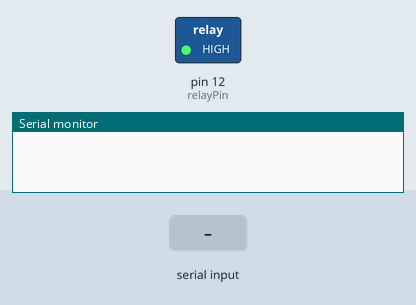
The sketch below on a simulated Arduino Uno, built with avr-gcc and run on an emulated ATmega328P. Shown: switched loads named in the sketch (green lamp = pin HIGH), the last lines printed to the serial monitor. Inputs (shaded band) come from the test bench.

Above: at 1.2 s.
1.3 s: "/led_on\n" received over the second serial link
At 1.8 s:
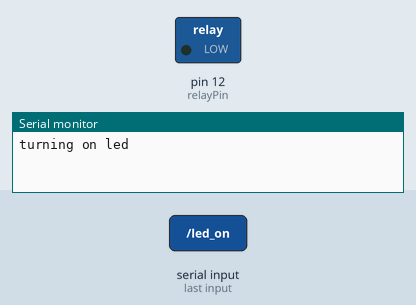
2.8 s: "/led_off\n" received over the second serial link
At 4.1 s:
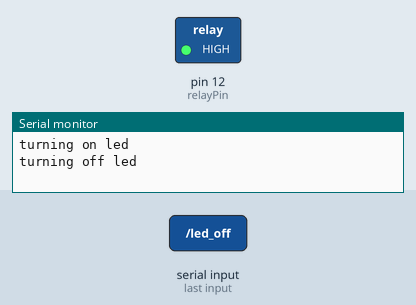
Timing chart, 0 to 5.8 s (numbered marks = the images above; inputs shaded):
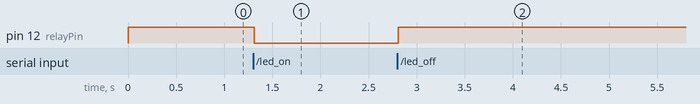

Measured:
- after the input at 1.3 s, pin 12 (relayPin): HIGH → LOW at once
- after the input at 2.8 s, pin 12 (relayPin): LOW → HIGH at once

The sketch:

arduino_uno.ino
```cpp
#include <SoftwareSerial.h>;
#define relayPin 12
#define indPin 13

SoftwareSerial serial(2,3);
String resp;
char c;

void setup() {
  // put your setup code here, to run once:
  Serial.begin(9600);
  serial.begin(9600);
  pinMode(relayPin, OUTPUT);

  //start with off the light
  digitalWrite(relayPin, HIGH);
}

void loop() {

  // put your main code here, to run repeatedly:
  while (serial.available() > 0){
    delay(10);
    resp += serial.readStringUntil('\n');
  }

  if (resp.length() > 0){
    String data =  resp. c_str();
    data.trim();   // remove any \r \n whitespace at the end of the String

    if (data=="/led_on"){
      Serial.println("turning on led");
      digitalWrite(relayPin, LOW);
    }else if (data=="/led_off"){
      Serial.println("turning off led");
      digitalWrite(relayPin, HIGH);
    }else{
      Serial.print("unkown command ");
      Serial.println(resp);
    }

    resp = "";
  }
}
```
